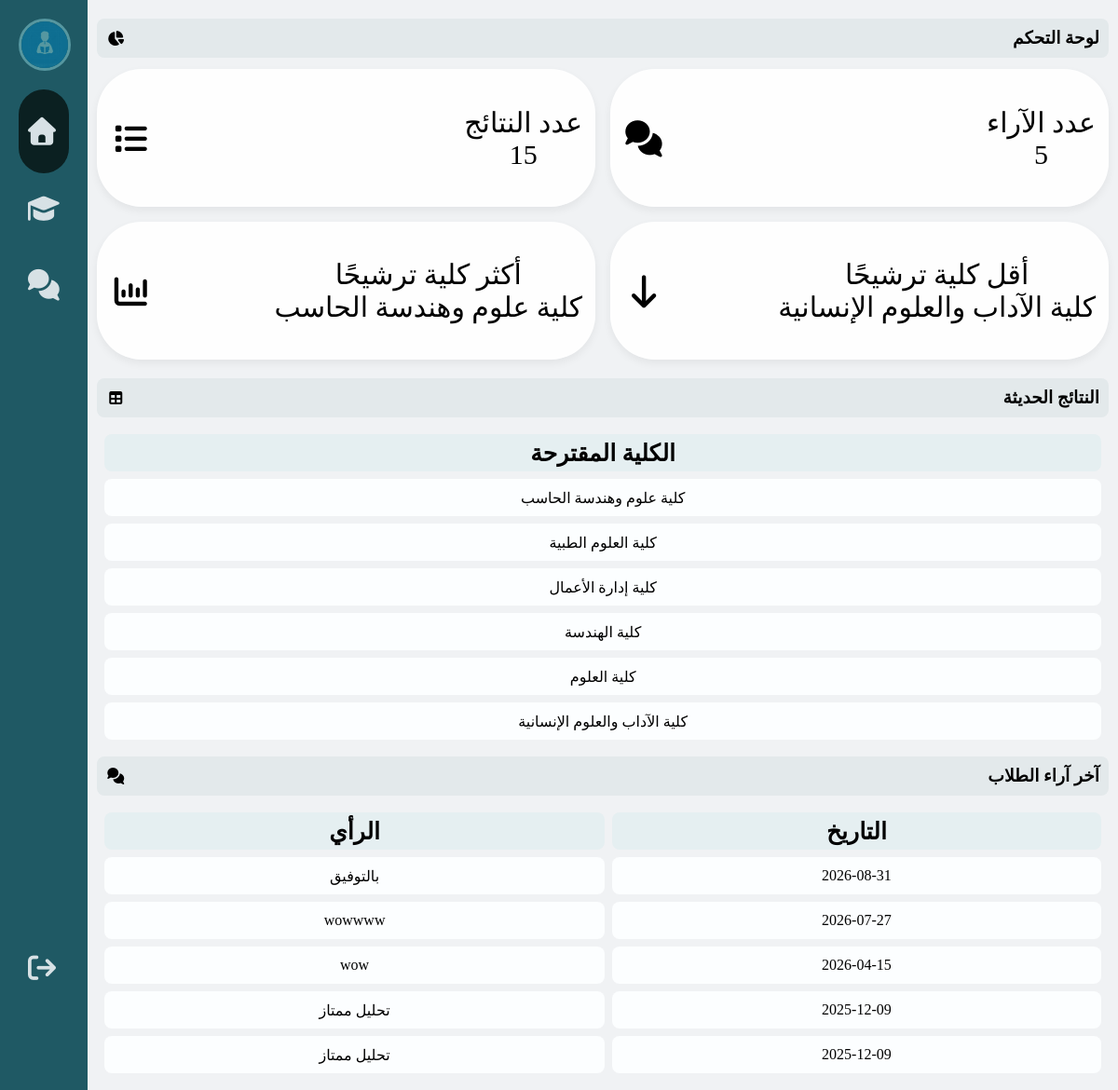
/dashboard, run on the app's committed database.
### tables this page shows
CREATE TABLE resulte (
    id INTEGER PRIMARY KEY AUTOINCREMENT,
    resulte_text TEXT,
    date TEXT
);

CREATE TABLE student_feedback (
    id INTEGER PRIMARY KEY AUTOINCREMENT,
    feedback_text TEXT,
    date TEXT
);

### flask_projct.py (the view)
@app.route("/dashboard")
def dashboard():
    conn = sqlite3.connect("dbm1.db")
    cursor = conn.cursor()
    cursor.execute("SELECT COUNT(*) FROM resulte")
    total_results = cursor.fetchone()[0]
    cursor.execute("SELECT COUNT(*) FROM student_feedback")
    total_feedbacks = cursor.fetchone()[0]
    cursor.execute("""
        SELECT resulte_text, COUNT(*) as count
        FROM resulte
        GROUP BY resulte_text
        ORDER BY count DESC
    """)
    result_stats = cursor.fetchall()
    top_college = result_stats[0][0] if result_stats else "—"
    cursor.execute("""
        SELECT resulte_text, COUNT(*) as count
        FROM resulte
        GROUP BY resulte_text
        ORDER BY count ASC
        LIMIT 1
    """)
    lowest_college = cursor.fetchone()
    lowest_college = lowest_college[0] if lowest_college else "—"
    cursor.execute("""
        SELECT feedback_text, date
        FROM student_feedback
        ORDER BY date DESC
        LIMIT 5
    """)
    feedbacks = cursor.fetchall()
    conn.close()
    return render_template(
        "dashboard.html",
        total_results=total_results,
        total_feedbacks=total_feedbacks,
        result_stats=result_stats,
        top_college=top_college,
        lowest_college=lowest_college,
        feedbacks=feedbacks
    )

### templates/dashboard.html (shortened to what this page needs)
<!DOCTYPE html>
  <head>
    <link rel="stylesheet" href="{{ url_for('static', filename='dashboard.css') }}" />
    <link
      rel="stylesheet"
      href="https://cdnjs.cloudflare.com/ajax/libs/font-awesome/7.0.1/css/all.min.css"
    />
  </head>
  <body>
    <div class="style2">
      <ul>
        <li class="profile">
          <div class="img-box">
            <img
              src="{{ url_for('static', filename='images/student-icon-png_124526.jpg') }}"
              alt="admin"
            />
          </div>
        </li>
        <li class="active">
          <a href="#dashboard"><i class="fas fa-home"></i>
            <p>الصفحة الرئيسية</p></a>
        </li>
        <li><a href="#results"><i class="fa-solid fa-graduation-cap"></i>
            <p>النتائج</p></a>
        </li>
        <li><a href="#feedback"><i class="fas fa-comments"></i>
            <p>آراء الطلاب</p></a>
        </li>
        <li class="log-out">
          <a href="{{ url_for('home') }}"><i class="fas fa-sign-out"></i>
            <p>تسجيل الخروج</p></a>
        </li>
      </ul>
    </div>
    <div class="content">
      <div class="title">
        <i class="fas fa-chart-pie"></i>
        <h3>لوحة التحكم</h3>
      </div>
      <div class="data-in">
        <div class="box">
          <i class="fa-solid fa-list"></i>
          <div class="data1">
            <p>عدد النتائج</p>
            <span>{{ total_results }}</span>
          </div>
        </div>
        <div class="box">
          <i class="fa-solid fa-comments"></i>
          <div class="data1">
            <p>عدد الآراء</p>
            <span>{{ total_feedbacks }}</span>
          </div>
        </div>
        <div class="box">
          <i class="fa-solid fa-chart-column"></i>
          <div class="data1">
            <p>أكثر كلية ترشيحًا</p>
            <span>{{ top_college }}</span>
          </div>
        </div>
        <div class="box">
          <i class="fa-solid fa-arrow-down"></i>
          <div class="data1">
            <p>أقل كلية ترشيحًا</p>
            <span>{{ lowest_college }}</span>
          </div>
        </div>
      </div>
      <div class="title" id="results">
         <i class="fas fa-table"></i>
        <h3>النتائج الحديثة</h3>
      </div>
      <table>
        <thead>
          <tr>
            <th>الكلية المقترحة</th>
          </tr>
        </thead>
        <tbody>
          {% for r in result_stats %}
          <tr>
            <td>{{ r[0] }}</td>
          </tr>
          {% endfor %}
        </tbody>
      </table>
      <div class="title" id="feedback">
      <i class="fas fa-comments"></i>
        <h3>آخر آراء الطلاب</h3>
      </div>
      <table>
        <thead>
          <tr>
            <th>الرأي</th>
            <th>التاريخ</th>
          </tr>
        </thead>
        <tbody>
          {% for fb in feedbacks %}
          <tr>
            <td>{{ fb[0] }}</td>
            <td>{{ fb[1] }}</td>
          </tr>
          {% endfor %}
        </tbody>
      </table>
    </div>
  </body>
</html>

### static/dashboard.css (style rules this page uses)
* { margin: 0; padding: 0; }
body { background-color: rgb(240, 242, 244); display: flex; }
.img-box { width: 50px; height: 50px; border-radius: 50%; overflow: hidden; border: 3px solid white; margin-bottom: 10px; flex-shrink: 0; mix-blend-mode: soft-light; }
.img-box img { width: 100%; }
.profile { display: flex; align-items: center; gap: 30px; }
.style2 { background-color: rgb(31, 89, 100); width: 60px; height: auto; padding: 20px; overflow: hidden; transition: .5s; }
ul { list-style: none; position: relative; height: 95%; }
ul li a { display: block; text-decoration: none; padding: 10px; margin: 10px 0; border-radius: 8px; display: flex; align-items: center; gap:40px; color: #d7e1e5; font-size: 30px; transition: .5s; }
ul li a:hover, .active { background-color: aliceblue; color: #15282f; }
.log-out { position: absolute; bottom: 0; width: 100%; }
.active { background-color:rgb(11, 32, 33) ; border-radius: 3rem; }
.content { width: 100%; margin: 10px; }
.title { background-color: #e3e9eb; padding: 10px; display: flex; align-items: center; justify-content: space-between; border-radius: 8px; margin: 10px 0; }
.data-in { display: grid; grid-template-columns: repeat(2, 2fr); gap: 16px; margin-top: 12px; margin-bottom: 20px; }
.data-in .box { background-color: #fffffff0; height: 120px; border-radius: 3rem; padding: 14px; display: flex; align-items: center; justify-content: space-between; gap: 12px; transition: transform .28s cubic-bezier(.2,.9,.3,1), box-shadow .28s ease; transform-origin: center top; box-shadow: 0 4px 10px rgba(0,0,0,0.06); }
.data-in .box i { font-size: 35px; }
.data-in .box .data1 { text-align: center; }
.data-in .box .data1 span { font-size: 30px; }
.data-in .box .data1 p { font-size: 30px; }
table { width: 100%; text-align: center; border-spacing: 8px; }
td { background-color: #fcfeff; height: 40px; border-radius: 8px; }
th { background-color: rgb(229, 239, 241); height: 40px; border-radius: 8px; font-size: 25px; }

### data on the page
resulte: resulte_text "كلية الآداب والعلوم الإنسانية"
student_feedback: feedback_text "بالتوفيق", date "2026-08-31"
student_feedback: feedback_text "wowwww", date "2026-07-27"
student_feedback: feedback_text "wow", date "2026-04-15"
student_feedback: feedback_text "تحليل ممتاز", date "2025-12-09"
student_feedback: feedback_text "تحليل ممتاز", date "2025-12-09"

### other printed values
{{ total_results }} "15"
{{ total_feedbacks }} "5"
{{ top_college }} "كلية علوم وهندسة الحاسب"
{{ r[0] }} "كلية علوم وهندسة الحاسب" "كلية العلوم الطبية" "كلية إدارة الأعمال" "كلية الهندسة" "كلية العلوم" "كلية الآداب والعلوم الإنسانية"
